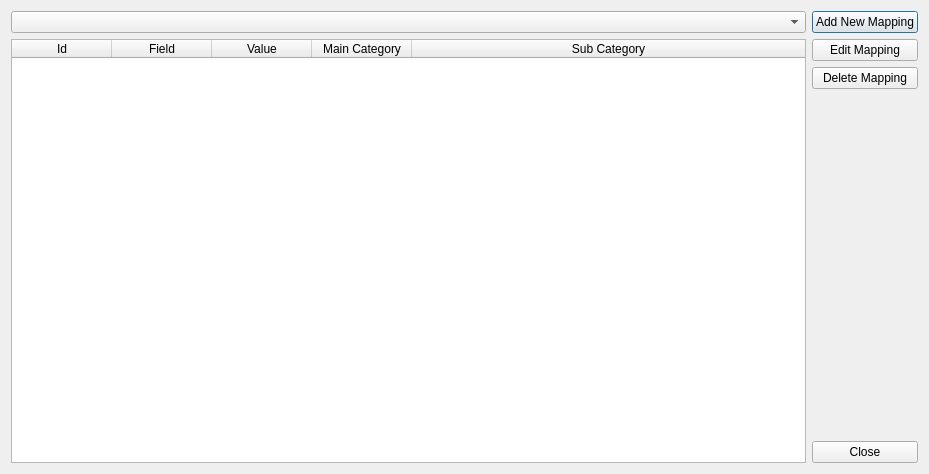
<?xml version="1.0" encoding="UTF-8"?>
<ui version="4.0">
 <class>dlg_category_mappings</class>
 <widget class="QDialog" name="dlg_category_mappings">
  <property name="geometry">
   <rect>
    <x>0</x>
    <y>0</y>
    <width>929</width>
    <height>474</height>
   </rect>
  </property>
  <property name="windowTitle">
   <string>Category Mapping</string>
  </property>
  <layout class="QHBoxLayout" name="horizontalLayout">
   <item>
    <layout class="QVBoxLayout" name="verticalLayout">
     <item>
      <widget class="QComboBox" name="cmb_accounts"/>
     </item>
     <item>
      <widget class="QTableWidget" name="tbl_mappings">
       <attribute name="horizontalHeaderStretchLastSection">
        <bool>true</bool>
       </attribute>
       <column>
        <property name="text">
         <string>Id</string>
        </property>
       </column>
       <column>
        <property name="text">
         <string>Field</string>
        </property>
       </column>
       <column>
        <property name="text">
         <string>Value</string>
        </property>
       </column>
       <column>
        <property name="text">
         <string>Main Category</string>
        </property>
       </column>
       <column>
        <property name="text">
         <string>Sub Category</string>
        </property>
       </column>
      </widget>
     </item>
    </layout>
   </item>
   <item>
    <layout class="QVBoxLayout" name="verticalLayout_2">
     <item>
      <widget class="QPushButton" name="btn_new">
       <property name="text">
        <string>Add New Mapping</string>
       </property>
      </widget>
     </item>
     <item>
      <widget class="QPushButton" name="btn_edit">
       <property name="text">
        <string>Edit Mapping</string>
       </property>
      </widget>
     </item>
     <item>
      <widget class="QPushButton" name="btn_delete">
       <property name="text">
        <string>Delete Mapping</string>
       </property>
      </widget>
     </item>
     <item>
      <spacer name="verticalSpacer">
       <property name="orientation">
        <enum>Qt::Vertical</enum>
       </property>
       <property name="sizeHint" stdset="0">
        <size>
         <width>20</width>
         <height>40</height>
        </size>
       </property>
      </spacer>
     </item>
     <item>
      <widget class="QPushButton" name="btn_close">
       <property name="text">
        <string>Close</string>
       </property>
      </widget>
     </item>
    </layout>
   </item>
  </layout>
 </widget>
 <resources/>
 <connections/>
</ui>
